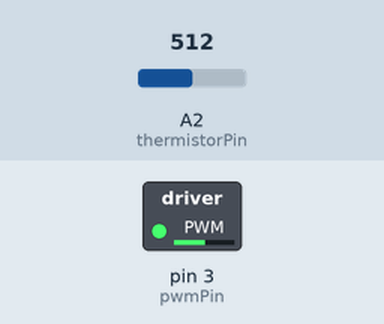
A sketch run on a simulated Arduino Uno, built with avr-gcc and run on an emulated ATmega328P. Shown: switched loads named in the sketch (green lamp = pin HIGH). The test bench sets the inputs (shaded band); at power-on: A2 (thermistorPin) = 512.

Above: at 1.2 s.
1.3 s: A2 (thermistorPin) set to 306
At 2.4 s:
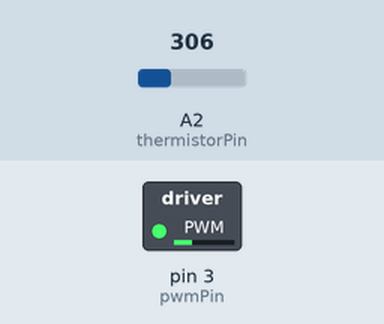
2.8 s: A2 (thermistorPin) set to 122
At 3.9 s:
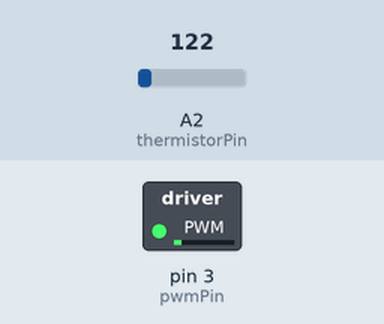
4.3 s: A2 (thermistorPin) set to 0
At 5.4 s:
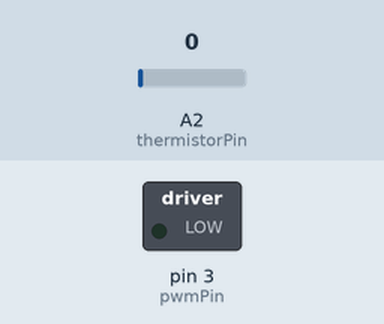
5.8 s: A2 (thermistorPin) set to 900
At 6.8 s:
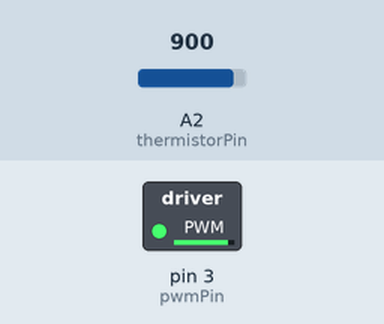
7.3 s: A2 (thermistorPin) set to 511
At 8.2 s:
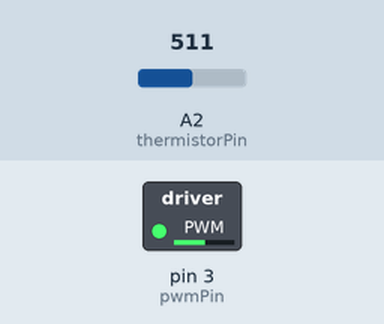
Timing chart, 0 to 9.8 s (numbered marks = the images above; inputs shaded):
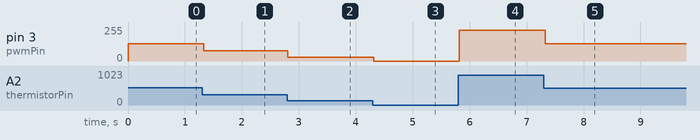

Measured:
- after the input at 1.3 s, pin 3 (pwmPin): 130/255 → 76/255 at once
- after the input at 2.8 s, pin 3 (pwmPin): 76/255 → 30/255 at once
- after the input at 4.3 s, pin 3 (pwmPin): 30/255 → 0/255 at once
- after the input at 5.8 s, pin 3 (pwmPin): 0/255 → 229/255 at once
- after the input at 7.3 s, pin 3 (pwmPin): 229/255 → 130/255 at once

The sketch:

Arduino-PWM-Temperature-Sensor.ino
```cpp
//Skuzzle Motorsport PWM temperature sensor - Nicholas Bailey - 24/11/2020
//Designed originally for the Miata Link ECU which uses a pwm inlet air temperature sensor which is no longer available.
//This code allows a generic thermistor style sensor to be used on a 5v line and outputs a conversion to PWM.
//Calibrate sensor by the thermistorDivision  //Calibrate expected PWM at ecu by pwmMultiply.

int pwmPin = 3; // the PWM pin
int thermistorPin = A2; // the thermistor input pin
int thermistorDivider = 10; //Divider
float pwmMultiply = 2.55; //Multiply

void setup()
{
  pinMode(pwmPin, OUTPUT); //Setup pins
  pinMode(thermistorPin, INPUT);
}

void loop()
{
  int pwmValue = analogRead(thermistorPin) / thermistorDivider; //Get snapshot value from thermistor pin
  if (pwmValue > 100) { pwmValue = 100; } //Sanity check max
  analogWrite(pwmPin, pwmValue * pwmMultiply); //Write PWM to the output pin
  delay(30);  //Dampens signal
}
```
